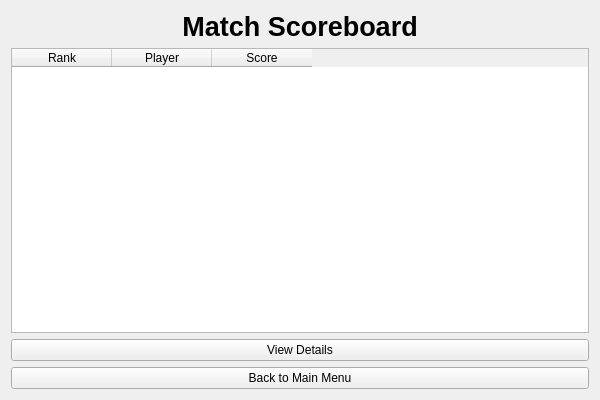
<?xml version="1.0" encoding="UTF-8"?>
<ui version="4.0">
 <class>QtMultiplayerGameResultsView</class>
 <widget class="QWidget" name="QtMultiplayerGameResultsView">
  <property name="geometry">
   <rect>
    <x>0</x>
    <y>0</y>
    <width>600</width>
    <height>400</height>
   </rect>
  </property>
  <property name="windowTitle">
   <string>Game Results</string>
  </property>
  <layout class="QVBoxLayout" name="main_layout">
   <item>
    <widget class="QLabel" name="header_label">
     <property name="font">
      <font>
       <family>Arial</family>
       <pointsize>20</pointsize>
       <weight>75</weight>
       <bold>true</bold>
      </font>
     </property>
     <property name="text">
      <string>Match Scoreboard</string>
     </property>
     <property name="alignment">
      <set>Qt::AlignCenter</set>
     </property>
    </widget>
   </item>
   <item>
    <widget class="QTableWidget" name="table">
     <property name="editTriggers">
      <set>QAbstractItemView::NoEditTriggers</set>
     </property>
     <property name="selectionBehavior">
      <set>QAbstractItemView::SelectRows</set>
     </property>
     <attribute name="horizontalHeaderStretchLastSection">
      <bool>false</bool>
     </attribute>
     <attribute name="verticalHeaderVisible">
      <bool>false</bool>
     </attribute>
     <column>
      <property name="text">
       <string>Rank</string>
      </property>
     </column>
     <column>
      <property name="text">
       <string>Player</string>
      </property>
     </column>
     <column>
      <property name="text">
       <string>Score</string>
      </property>
     </column>
    </widget>
   </item>
   <item>
    <widget class="QPushButton" name="view_details_button">
     <property name="text">
      <string>View Details</string>
     </property>
    </widget>
   </item>
   <item>
    <widget class="QPushButton" name="back_button">
     <property name="text">
      <string>Back to Main Menu</string>
     </property>
    </widget>
   </item>
  </layout>
 </widget>
 <resources/>
 <connections/>
</ui> 
